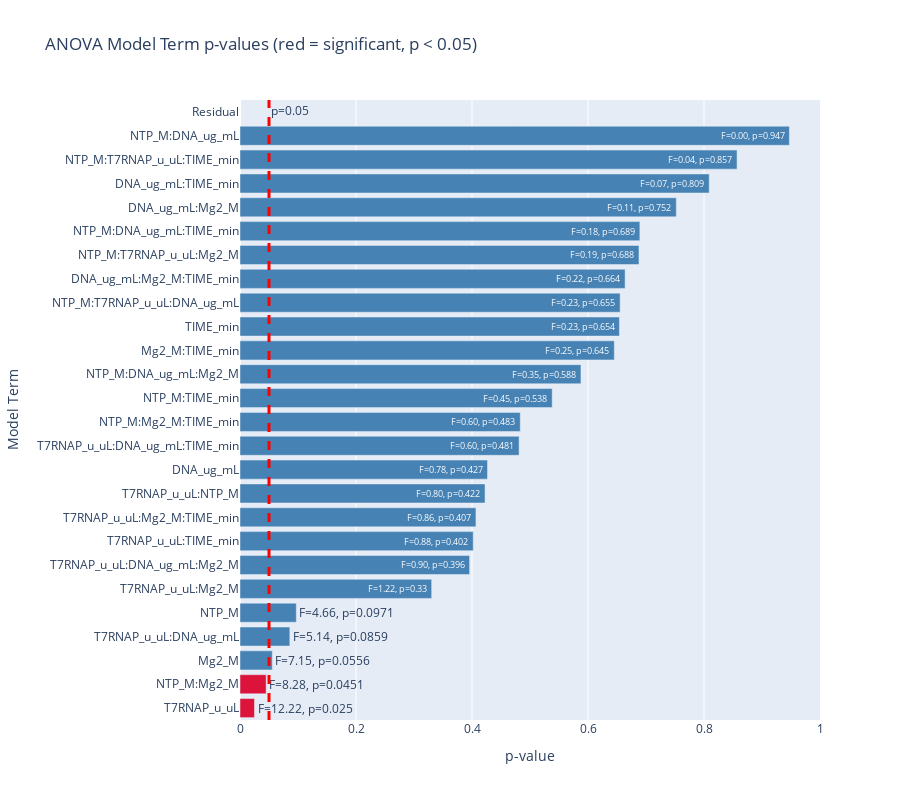

The notebook cell this image was saved under:
### Markdown cell above
## Analysis of Variance (ANOVA)

ANOVA is a statistical method used to analyze the differences among group means in a
sample. It helps to determine if there are any statistically significant differences
between the means of three or more independent groups.`

### Code cell
# Use descriptive variable names
anova_data = pd.DataFrame(
    data={
        "RNA_Yield": response.values.ravel(),
        "NTP_M": experimental_conditions[X_columns[0]].values.ravel(),
        "T7RNAP_u_uL": experimental_conditions[X_columns[1]].values.ravel(),
        "DNA_ug_mL": experimental_conditions[X_columns[2]].values.ravel(),
        "Mg2_M": experimental_conditions[X_columns[3]].values.ravel(),
        "TIME_min": experimental_conditions[X_columns[4]].values.ravel(),
    }
)

# Build formula with all main effects and all interaction effects (up to 5-way)
formula = "RNA_Yield ~ NTP_M + T7RNAP_u_uL + DNA_ug_mL + Mg2_M + TIME_min + NTP_M * Mg2_M + T7RNAP_u_uL * NTP_M + T7RNAP_u_uL * DNA_ug_mL + T7RNAP_u_uL * Mg2_M + T7RNAP_u_uL * TIME_min + DNA_ug_mL * Mg2_M + DNA_ug_mL * TIME_min + Mg2_M * TIME_min + NTP_M * T7RNAP_u_uL * DNA_ug_mL + NTP_M * T7RNAP_u_uL * Mg2_M + NTP_M * T7RNAP_u_uL * TIME_min + NTP_M * DNA_ug_mL * Mg2_M + NTP_M * DNA_ug_mL * TIME_min + NTP_M * Mg2_M * TIME_min + T7RNAP_u_uL * DNA_ug_mL * Mg2_M + T7RNAP_u_uL * DNA_ug_mL * TIME_min + T7RNAP_u_uL * Mg2_M * TIME_min + DNA_ug_mL * Mg2_M * TIME_min"

lm = ols(formula=formula, data=anova_data).fit()

# Show full model summary
print(lm.summary())

# ANOVA table
anova_results = anova_lm(lm)
print("\nANOVA Table:")
print(anova_results)

# Extract p-values and F-statistics
anova_results = anova_results.reset_index().rename(columns={"index": "Term"})
anova_results["Significant"] = anova_results["PR(>F)"] < 0.05

# Plot p-values for all terms
fig = go.Figure(
    data=[
        go.Bar(
            y=anova_results["Term"],
            x=anova_results["PR(>F)"],
            orientation="h",
            marker_color=[
                "crimson" if sig else "steelblue"
                for sig in anova_results["Significant"]
            ],
            text=[
                f"F={fval:.2f}, p={pval:.3g}"
                for fval, pval in zip(anova_results["F"], anova_results["PR(>F)"])
            ],
            hoverinfo="text",
        )
    ]
)

fig.add_vline(
    x=0.05,
    line_width=3,
    line_dash="dash",
    line_color="red",
    annotation_text="p=0.05",
    annotation_position="top right",
)
fig.update_xaxes(title="p-value", range=[0, 1])
fig.update_yaxes(title="Model Term")
fig.update_layout(
    barmode="stack",
    title_text="ANOVA Model Term p-values (red = significant, p < 0.05)",
    yaxis={"categoryorder": "total ascending"},
    height=800,
)

### Figure 1 — Plotly figure (JSON) as saved in the notebook; plotly's stock layout.template omitted (floating-point values rounded to 4 significant figures)
{"data": [{"hoverinfo": "text", "marker": {"color": ["steelblue", "crimson", "steelblue", "steelblue", "steelblue", "crimson", "steelblue", "steelblue", "steelblue", "steelblue", "steelblue", "steelblue", "steelblue", "steelblue", "steelblue", "steelblue", "steelblue", "steelblue", "steelblue", "steelblue", "steelblue", "steelblue", "steelblue", "steelblue", "steelblue", "steelblue"]}, "orientation": "h", "text": ["F=4.66, p=0.0971", "F=12.22, p=0.025", "F=0.78, p=0.427", "F=7.15, p=0.0556", "F=0.23, p=0.654", "F=8.28, p=0.0451", "F=0.80, p=0.422", "F=5.14, p=0.0859", "F=1.22, p=0.33", "F=0.88, p=0.402", "F=0.11, p=0.752", "F=0.07, p=0.809", "F=0.25, p=0.645", "F=0.00, p=0.947", "F=0.23, p=0.655", "F=0.19, p=0.688", "F=0.45, p=0.538", "F=0.04, p=0.857", "F=0.35, p=0.588", "F=0.18, p=0.689", "F=0.60, p=0.483", "F=0.90, p=0.396", "F=0.60, p=0.481", "F=0.86, p=0.407", "F=0.22, p=0.664", "F=nan, p=nan"], "type": "bar", "x": [0.09709, 0.02499, 0.4267, 0.05563, 0.6541, 0.0451, 0.4225, 0.08592, 0.3305, 0.4021, 0.7522, 0.809, 0.6454, 0.9472, 0.6554, 0.6879, 0.5383, 0.857, 0.5878, 0.6894, 0.4832, 0.3958, 0.4812, 0.4068, 0.664, NaN], "y": ["NTP_M", "T7RNAP_u_uL", "DNA_ug_mL", "Mg2_M", "TIME_min", "NTP_M:Mg2_M", "T7RNAP_u_uL:NTP_M", "T7RNAP_u_uL:DNA_ug_mL", "T7RNAP_u_uL:Mg2_M", "T7RNAP_u_uL:TIME_min", "DNA_ug_mL:Mg2_M", "DNA_ug_mL:TIME_min", "Mg2_M:TIME_min", "NTP_M:DNA_ug_mL", "NTP_M:T7RNAP_u_uL:DNA_ug_mL", "NTP_M:T7RNAP_u_uL:Mg2_M", "NTP_M:TIME_min", "NTP_M:T7RNAP_u_uL:TIME_min", "NTP_M:DNA_ug_mL:Mg2_M", "NTP_M:DNA_ug_mL:TIME_min", "NTP_M:Mg2_M:TIME_min", "T7RNAP_u_uL:DNA_ug_mL:Mg2_M", "T7RNAP_u_uL:DNA_ug_mL:TIME_min", "T7RNAP_u_uL:Mg2_M:TIME_min", "DNA_ug_mL:Mg2_M:TIME_min", "Residual"]}], "layout": {"annotations": [{"showarrow": false, "text": "p=0.05", "x": 0.05, "xanchor": "left", "xref": "x", "y": 1, "yanchor": "top", "yref": "y domain"}], "barmode": "stack", "height": 800, "shapes": [{"line": {"color": "red", "dash": "dash", "width": 3}, "type": "line", "x0": 0.05, "x1": 0.05, "xref": "x", "y0": 0, "y1": 1, "yref": "y domain"}], "title": {"text": "ANOVA Model Term p-values (red = significant, p < 0.05)"}, "xaxis": {"range": [0, 1], "title": {"text": "p-value"}}, "yaxis": {"categoryorder": "total ascending", "title": {"text": "Model Term"}}}}
